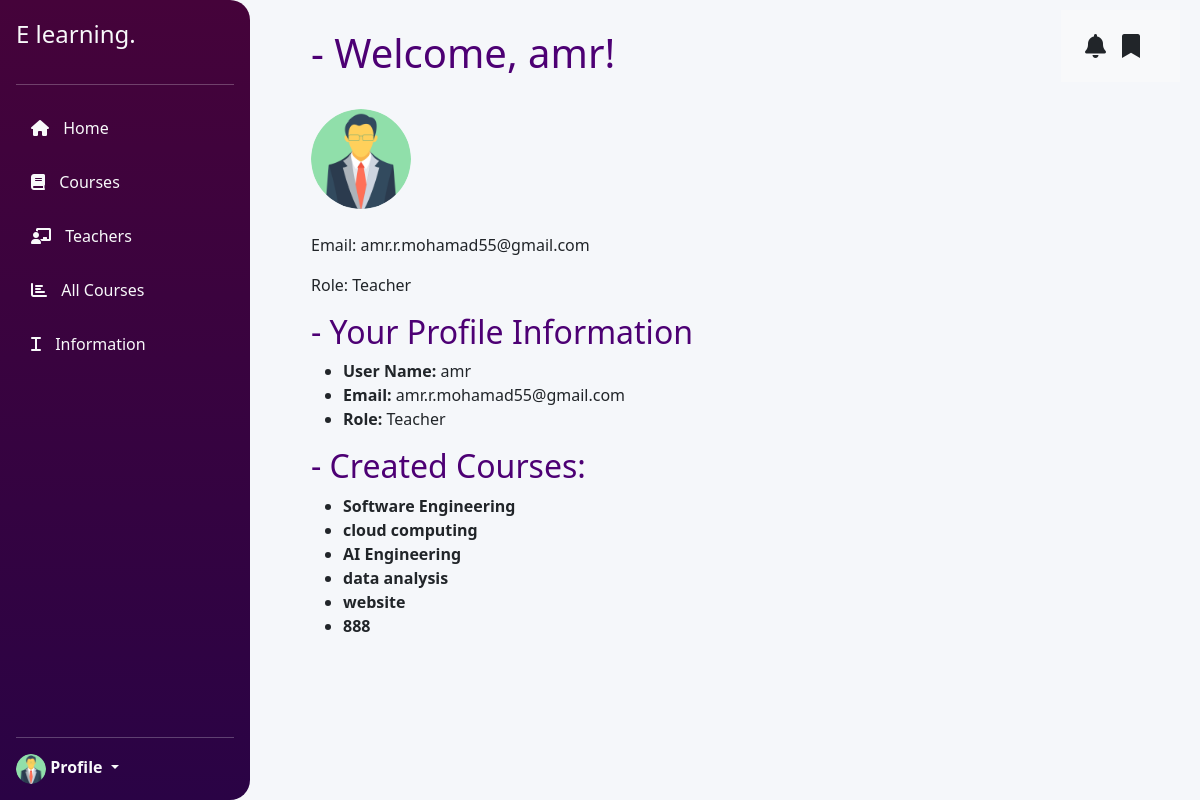
The page /profile/ (signed in) on the database as committed earlier.
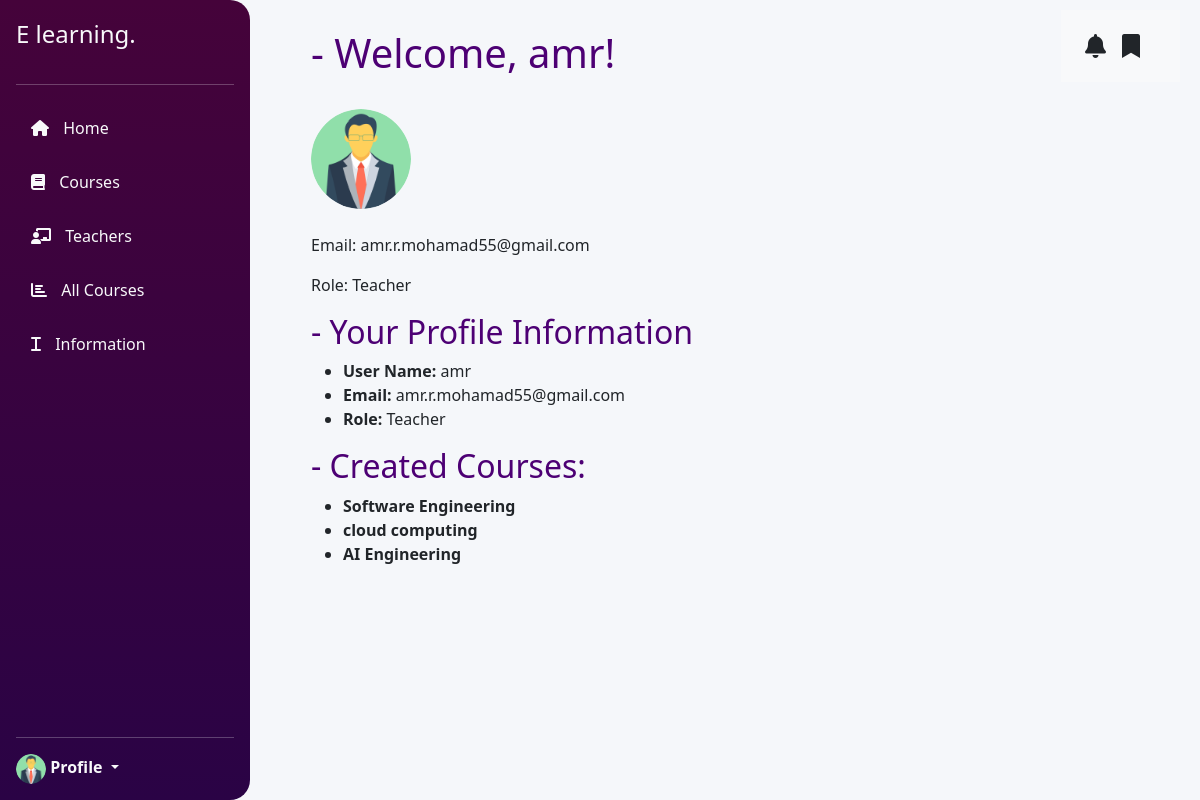
The same page on the database as committed later.
### lms/models.py (models this page shows, shortened)
class Course(models.Model):
    title = models.CharField(max_length=100)
    description = models.TextField()
    created_by = models.ForeignKey(UserProfile, on_delete=models.CASCADE, limit_choices_to={'user_type': 'teacher'})
    video = models.FileField(upload_to='course_videos/', blank=True, null=True, default='course_videos/default.mp4')

### lms/views.py (the view, shortened to what this page needs)
# urls.py: path('profile/', user_profile_view, name='user_profile'),
@login_required
def user_profile_view(request):
    user_profile = get_object_or_404(UserProfile, user=request.user)
    created_courses = Course.objects.filter(created_by=user_profile)
    context = {
        'user_profile': user_profile,
        'created_courses': created_courses,
    }
    return render(request, 'user_profile.html', context)

### lms/models.py (called while the page is built)
    def is_teacher(self):
        return self.user_type == 'teacher'

    def is_student(self):
        return self.user_type == 'student'

### lms/templates/user_profile.html (shortened to what this page needs)
{% extends 'base.html' %}
{% block content %}
{% load static %}
<div class="content" style="margin-left: 140px; padding: 5px;">
    <div class="flex-grow-1 d-flex flex-column">
        <div class="d-flex justify-content-between align-items-center p-4 bg-light"
        style="position: absolute; top: 10px; right: 20px;">
            <div class="d-flex align-items-center">
                <i class="fas fa-bell me-3" style="font-size: 1.5rem; cursor: pointer;"
                    data-bs-toggle="offcanvas" data-bs-target="#notificationCanvas"
                    aria-controls="#notificationCanvas"></i>
                <i class="fas fa-bookmark me-3" style="font-size: 1.5rem; cursor: pointer;"
                    data-bs-toggle="offcanvas" data-bs-target="#savedItemsCanvas"
                    aria-controls="savedItemsCanvas"></i>
            </div>
        </div>
        <section class="p-4" style="animation: fadeIn 1s ease-in-out;">
            <h1 style="color: rgb(77, 0, 116);">- Welcome, {{ user_profile.user.username }}!</h1>
            <br>
            {% if user_profile.is_teacher %}
            <img src="{% static 'img/teacher1.png' %}" alt="Profile" width="100" height="100"
            class="rounded-circle">
            {% else %}
            <img src="{% static 'img/teacher4.png' %}" alt="Profile" width="100" height="100"
            class="rounded-circle">
            {% endif %}
            <br><br>
            <p>Email: {{ user_profile.user.email }}</p>
            <p>Role: {{ user_profile.get_user_type_display }}</p>
            <h2 style="color: rgb(77, 0, 116);">- Your Profile Information</h2>
            <ul>
                <li><strong>User Name: </strong> {{ user_profile.user.username }}</li>
                <li><strong>Email: </strong> {{ user_profile.user.email }}</li>
                <li><strong>Role: </strong> {{ user_profile.get_user_type_display }}</li>
            </ul>
            {% if user_profile.is_teacher %}
            <h2 style="color: rgb(77, 0, 116);">- Created Courses:</h2>
            {% if created_courses %}
                <ul>
                    {% for course in created_courses %}
                    <li><strong>{{ course.title }}</strong></li>
                    {% endfor %}
                </ul>
            {% else %}
                <p>You haven't created any courses yet.</p>
            {% endif %}
            {% endif %}
        </section>
    </div>
</div>
{% endblock %}

Rows that differ between the two databases and show on the page:
removed Course: title "data analysis"
removed Course: title "website"
removed Course: title "888"
